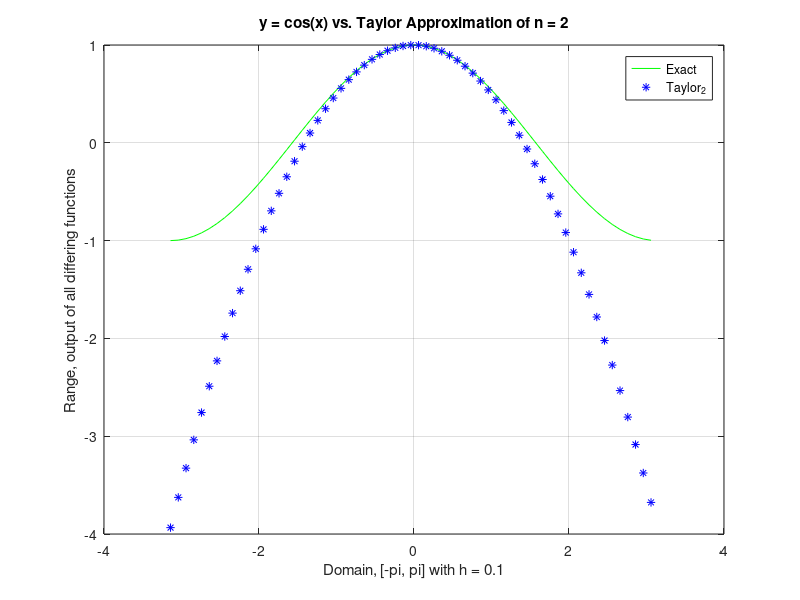
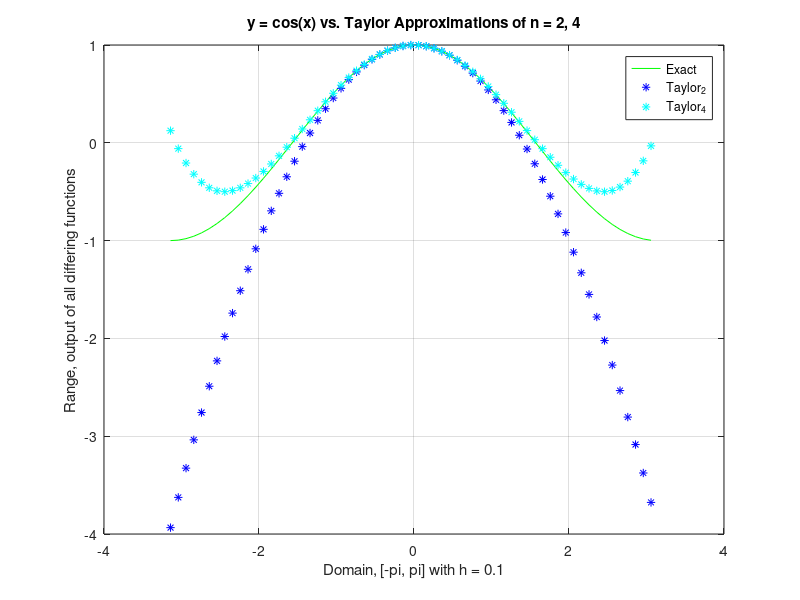
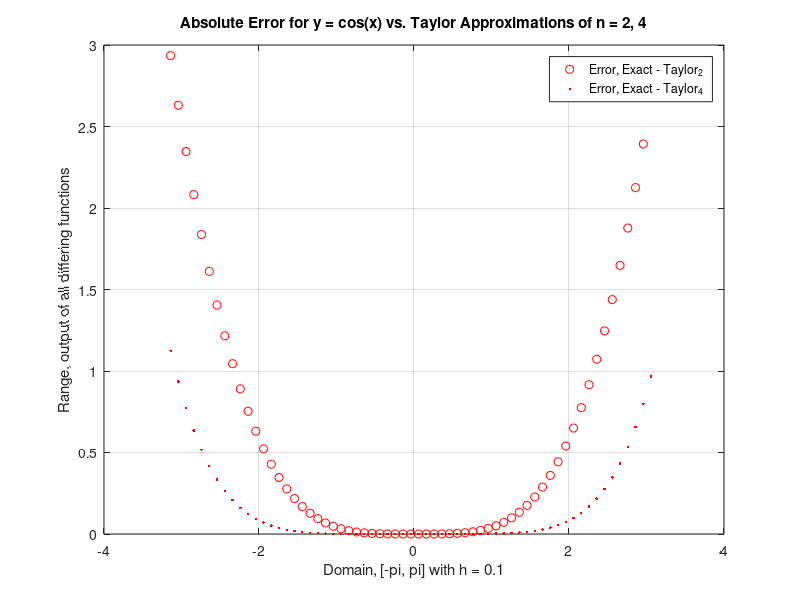
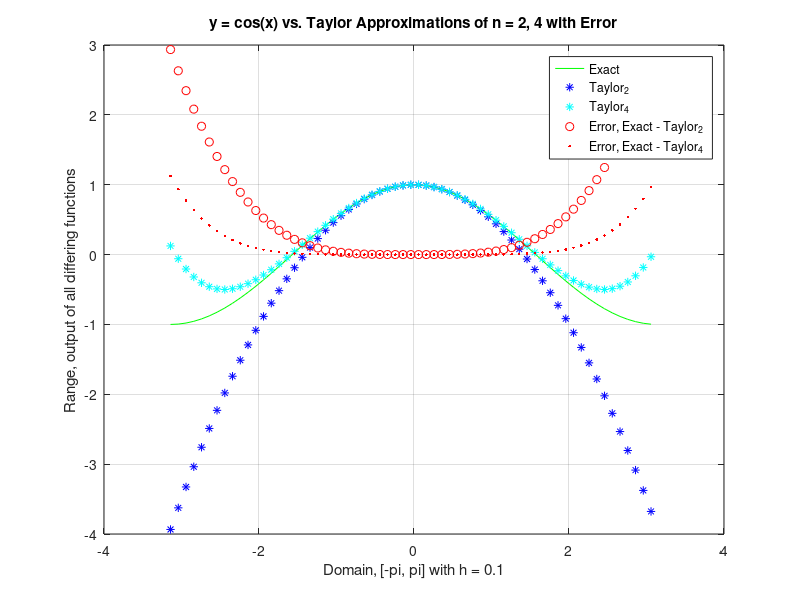

Write MATLAB code to recreate these figures, in order.
% Problem 1, HW 1
% Roxanne Lutz
% 9/2/25
% MATH375
clc, clearvars
close all

% --------------------------------------
% Compare exact values of cos(x)
% to different Taylor approximations.
% --------------------------------------

h = 0.1; % domain spacing of 0.1
x = [-pi:h:pi]; % domain [-pi, pi]

y_exact = cos(x); % exact cos(x) function
y_taylor2 = 1 - (1/2)*(x.^2); % taylor approx, n = 2

% --------------------------------------
% plot part (a):
% plot exact y and taylor approximation on n = 2
% --------------------------------------

figure(1); % just cos(x) and taylor_2
plot(x, y_exact, 'g-'); hold on;
plot(x, y_taylor2, 'b*'); hold on;

legend( ...
    'Exact', ...
    'Taylor_2' ...
    );
title('y = cos(x) vs. Taylor Approximation of n = 2');
xlabel('Domain, [-pi, pi] with h = 0.1');
ylabel('Range, output of all differing functions');
grid on;

% --------------------------------------
% plot part (b):
% plot taylor approximation of n = 4
% --------------------------------------

y_taylor4 = y_taylor2 + (1/24)*(x.^4);

figure(2); % cos(x), taylor_2, taylor_4
plot(x, y_exact, 'g-'); hold on;
plot(x, y_taylor2, 'b*'); hold on;
plot(x, y_taylor4, 'c*'); hold on;

legend( ...
    'Exact', ...
    'Taylor_2', ...
    'Taylor_4' ...
    );
title('y = cos(x) vs. Taylor Approximations of n = 2, 4');
xlabel('Domain, [-pi, pi] with h = 0.1');
ylabel('Range, output of all differing functions');
grid on;

% --------------------------------------
% plot part (c)
% plot absolute errors e_2 and e_4
% --------------------------------------

% formula for absolute/actual error: |f(x) - P_n(x)|
e_2 = abs(y_exact - y_taylor2);
e_4 = abs(y_exact - y_taylor4);

figure(3); % just error plotting
plot(x, e_2, 'ro', x, e_4, 'r.'); hold on;

legend( ...
    'Error, Exact - Taylor_2', ...
    'Error, Exact - Taylor_4' ...
    );
title('Absolute Error for y = cos(x) vs. Taylor Approximations of n = 2, 4');
xlabel('Domain, [-pi, pi] with h = 0.1');
ylabel('Range, output of all differing functions');
grid on;

% some coherency for analyzing

% plot ALL graphs
figure(4); % init the figure
plot(x, y_exact, 'g-'); hold on;
plot(x, y_taylor2, 'b*'); hold on;
plot(x, y_taylor4, 'c*'); hold on;
plot(x, e_2, 'ro', x, e_4, 'r.'); hold on;

legend( ...
    'Exact', ...
    'Taylor_2', ...
    'Taylor_4', ...
    'Error, Exact - Taylor_2', ...
    'Error, Exact - Taylor_4' ...
    );
title('y = cos(x) vs. Taylor Approximations of n = 2, 4 with Error');
xlabel('Domain, [-pi, pi] with h = 0.1');
ylabel('Range, output of all differing functions');
grid on;
